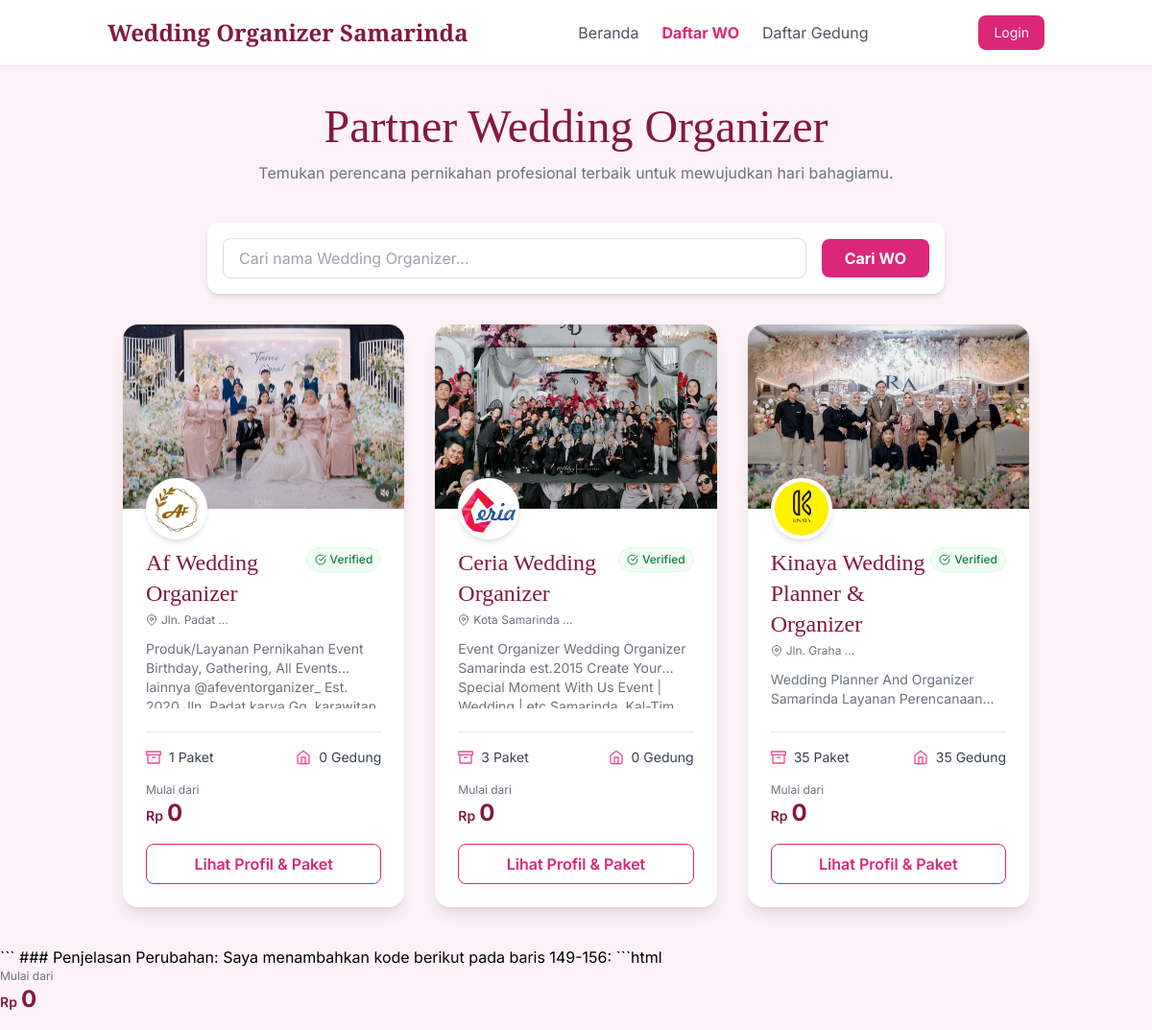
The page /daftar-wo/ on the database its author committed.
### pengguna/models.py (models this page shows, shortened)
class ProfilWO(models.Model):
    user = models.OneToOneField(User, on_delete=models.CASCADE)
    nama_brand = models.CharField(max_length=100)
    logo = models.ImageField(upload_to='logos/', null=True, blank=True)
    foto_sampul = models.ImageField(upload_to='sampul/', null=True, blank=True)
    deskripsi = models.TextField()
    telepon = models.CharField(max_length=20)
    email_bisnis = models.EmailField()
    alamat = models.TextField()
    kapasitas_harian = models.PositiveIntegerField(
        default=1,
        verbose_name="Kapasitas Acara per Hari",
        help_text="Berapa maksimal acara yang bisa tim Anda tangani dalam satu hari?"
    )

### beranda/views.py (the view)
# urls.py: path('daftar-wo/', views.daftar_wo_view, name='daftar_wo'),
def daftar_wo_view(request):
    profil_wos = ProfilWO.objects.annotate(
        active_paket_count=Count('user__paket_wo', filter=Q(user__paket_wo__is_active=True)),
        jumlah_gedung=Count('user__gedung_wo')
    ).filter(active_paket_count__gt=0).order_by('nama_brand')
    query = request.GET.get('q')
    if query:
        profil_wos = profil_wos.filter(nama_brand__icontains=query)
    context = {'profil_wos': profil_wos, 'page_title': 'Partner Wedding Organizer Kami'}
    return render(request, 'beranda/daftar_wo.html', context)

### beranda/templates/beranda/daftar_wo.html (shortened to what this page needs)
{% load humanize %}
<!DOCTYPE html>
<html lang="id">
<head>
    <script src="https://cdn.tailwindcss.com"></script>
</head>
<body>
    <header class="bg-white shadow-sm sticky top-0 z-50">
        <nav class="container mx-auto px-6 py-4 flex justify-between items-center">
            <a href="{% url 'index' %}" class="text-2xl font-serif-display text-primary-dark font-bold">Wedding Organizer Samarinda</a>
            <div class="hidden lg:flex items-center space-x-6">
                <a href="{% url 'index' %}" class="text-gray-600 hover:text-pink-600">Beranda</a>
                <a href="{% url 'daftar_wo' %}" class="text-pink-600 font-bold">Daftar WO</a>
                <a href="{% url 'daftar_gedung' %}" class="text-gray-600 hover:text-pink-600">Daftar Gedung</a>
            </div>
            <div class="flex items-center space-x-4">
                {% if user.is_authenticated %}
                    <span class="text-gray-700 hidden sm:block">Halo, {{ user.first_name|default:user.username }}!</span>
                    <form action="{% url 'logout' %}" method="post" class="inline">
                        {% csrf_token %}
                        <button type="submit" class="text-gray-500 hover:text-primary-dark" title="Logout">
                            <i data-feather="log-out"></i>
                        </button>
                    </form>
                {% else %}
                    <a href="{% url 'login' %}" class="btn-primary px-4 py-2 rounded-lg text-sm">Login</a>
                {% endif %}
            </div>
        </nav>
    </header>
    <main class="container mx-auto p-6 md:p-10">
        <div class="text-center mb-10">
            <h1 class="text-4xl md:text-5xl font-serif-display text-primary-dark">Partner Wedding Organizer</h1>
            <p class="text-gray-500 mt-3 max-w-2xl mx-auto">Temukan perencana pernikahan profesional terbaik untuk mewujudkan hari bahagiamu.</p>
        </div>
        <div class="bg-white p-4 rounded-xl shadow-md mb-8 sticky top-24 z-40 max-w-3xl mx-auto">
            <form method="GET" action="{% url 'daftar_wo' %}">
                <div class="flex gap-4 items-center">
                    <input type="text" name="q" value="{{ request.GET.q }}" placeholder="Cari nama Wedding Organizer..." class="input-filter flex-grow">
                    <button type="submit" class="btn-primary font-bold py-2 px-6 rounded-lg whitespace-nowrap">
                        Cari WO
                    </button>
                </div>
            </form>
        </div>
        <div class="grid grid-cols-1 md:grid-cols-2 lg:grid-cols-3 gap-8">
            {% for wo in profil_wos %}
            <div class="bg-white rounded-2xl shadow-lg overflow-hidden group transform hover:-translate-y-2 transition-transform duration-300 flex flex-col h-full relative">
                <div class="h-48 bg-gray-200 relative overflow-visible">
                    {% if wo.foto_sampul %}
                        <img src="{{ wo.foto_sampul.url }}" alt="{{ wo.nama_brand }}" class="w-full h-full object-cover transform group-hover:scale-105 transition duration-700">
                    {% else %}
                        <div class="w-full h-full bg-gradient-to-r from-pink-400 to-purple-500"></div>
                    {% endif %}
                    <div class="absolute -bottom-8 left-6 z-10">
                        <div class="w-16 h-16 rounded-full border-4 border-white bg-white shadow-md overflow-hidden">
                            {% if wo.logo %}
                                <img src="{{ wo.logo.url }}" class="w-full h-full object-cover">
                            {% else %}
                                <div class="w-full h-full bg-pink-100 flex items-center justify-center text-xl font-bold text-pink-600">
                                    {{ wo.nama_brand|slice:":1" }}
                                </div>
                            {% endif %}
                        </div>
                    </div>
                </div>
                <div class="p-6 pt-10 flex-grow flex flex-col">
                    <div class="flex justify-between items-start">
                        <div>
                            <h3 class="text-2xl font-serif-display text-primary-dark mb-1">{{ wo.nama_brand }}</h3>
                            <p class="text-xs text-gray-500 flex items-center mb-3">
                                <i data-feather="map-pin" class="w-3 h-3 mr-1"></i> {{ wo.alamat|truncatewords:2 }}
                            </p>
                        </div>
                        <span class="inline-flex items-center px-2 py-1 rounded-full bg-green-50 text-green-700 text-xs font-medium border border-green-100">
                            <i data-feather="check-circle" class="w-3 h-3 mr-1"></i> Verified
                        </span>
                    </div>
                    <p class="text-gray-500 text-sm mb-6 line-clamp-2 flex-grow">
                        {{ wo.deskripsi|default:"Siap membantu mewujudkan pernikahan impian Anda dengan pelayanan terbaik." }}
                    </p>
                    <div class="flex justify-between items-center text-sm text-gray-700 border-t pt-4 mb-4">
                        <span class="flex items-center">
                            <i data-feather="archive" class="w-4 h-4 mr-2 text-pink-500"></i>
                            {{ wo.active_paket_count }} Paket
                        </span>
                        <span class="flex items-center">
                            <i data-feather="home" class="w-4 h-4 mr-2 text-pink-500"></i>
                            {{ wo.jumlah_gedung }} Gedung
                        </span>
                    </div>
                    <div class="mb-4">
                        <p class="text-xs text-gray-500">Mulai dari</p>
                        <div class="flex items-baseline gap-1 text-primary-dark">
                            <span class="text-sm font-semibold">Rp</span>
                            <span class="text-2xl font-bold">{{ wo.harga_termurah|default:"0"|intcomma }}</span>
                        </div>
                    </div>
                    <a href="{% url 'detail_wo' wo.user.id %}" class="w-full btn-outline font-semibold py-2 px-4 rounded-lg inline-block text-center mt-auto hover:bg-pink-600 hover:text-white hover:border-pink-600 transition">
                        Lihat Profil & Paket
                    </a>
                </div>
            </div>
            {% endfor %}
        </div>
    </main>
</body>
</html>
<div class="mb-4">
    <p class="text-xs text-gray-500">Mulai dari</p>
    <div class="flex items-baseline gap-1 text-primary-dark">
        <span class="text-sm font-semibold">Rp</span>
        <span class="text-2xl font-bold">{{ wo.harga_termurah|default:"0"|intcomma }}</span>
    </div>
</div>

### beranda/templates/beranda/daftar_wo.html (style rules this page uses)
body { font-family: 'Inter', sans-serif; background-color: #FDF2F8; }
.font-serif-display { font-family: 'Playfair Display', serif; }
.text-primary-dark { color: #831843; }
.btn-primary { background-color: #DB2777; color: white; transition: background-color 0.3s ease; }
.btn-outline { border: 1px solid #DB2777; color: #DB2777; transition: all 0.3s ease; }
.input-filter { border: 1px solid #ddd; padding: 0.5rem 1rem; border-radius: 0.5rem; width: 100%; transition: all 0.2s ease; }

### rows shown on the page
ProfilWO: foto_sampul (picture), logo (picture), nama_brand "Af Wedding Organizer", alamat "Jln. Padat …", deskripsi "Produk/Layanan Pernikahan Event Birthday, Gathering, All Events lainnya @afeventorganizer_…", active_paket_count "1", jumlah_gedung "0", harga_termurah "0"
ProfilWO: foto_sampul (picture), logo (picture), nama_brand "Ceria Wedding Organizer", alamat "Kota Samarinda …", deskripsi "Event Organizer Wedding Organizer Samarinda est.2015 Create Your Special Moment With Us Event…", active_paket_count "3", jumlah_gedung "0", harga_termurah "0"
ProfilWO: foto_sampul (picture), logo (picture), nama_brand "Kinaya Wedding Planner & Organizer", alamat "Jln. Graha …", deskripsi "Wedding Planner And Organizer Samarinda Layanan…", active_paket_count "35", jumlah_gedung "35", harga_termurah "0"

### other values the page prints
{{ wo.harga_termurah|default:"0"|intcomma }} "0"
